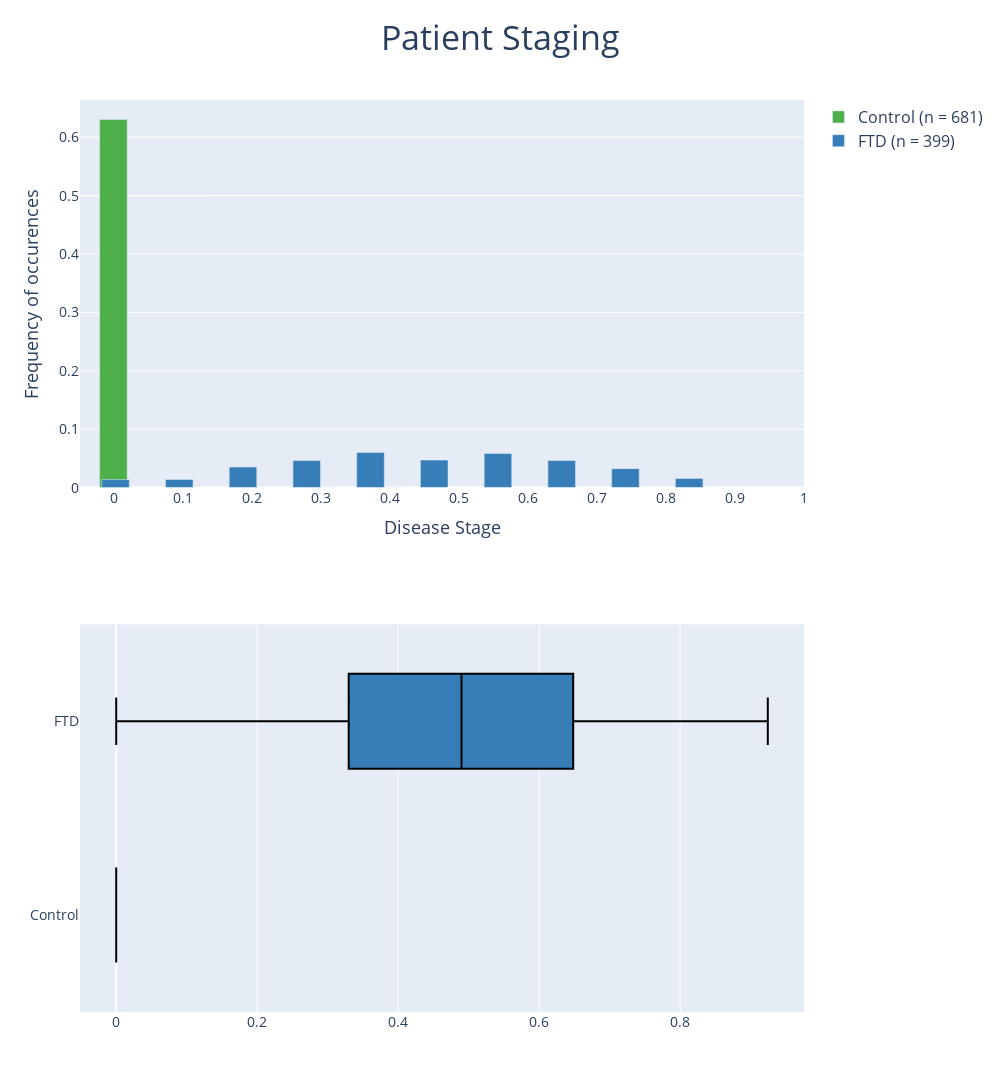

Write notebook code for a chart like this one.
### Code cell
fig = staging(S=S,
                      diagnosis=diagnosis, 
                      color_list = color_list,
#                       num_bins=10, 
                      bin_width=0.04)
fig

### Figure 1 — Plotly figure (JSON) as saved in the notebook; plotly's stock layout.template omitted (floating-point values rounded to 4 significant figures; data arrays with more than 128 entries replaced by an {"elided": "..."} marker saying what was removed)
{"data": [{"marker": {"color": "#4daf4a"}, "name": "Control (n = 681)", "type": "bar", "width": [0.04, 0.04, 0.04, 0.04, 0.04, 0.04, 0.04, 0.04, 0.04, 0.04], "x": [-0.5, -0.4, -0.3, -0.2, -0.1, 0, 0.1, 0.2, 0.3, 0.4, 0.5], "xaxis": "x", "y": [0, 0, 0, 0, 0, 0.6306, 0, 0, 0, 0], "yaxis": "y"}, {"marker": {"color": "#377eb8"}, "name": "FTD (n = 399)", "type": "bar", "width": [0.04, 0.04, 0.04, 0.04, 0.04, 0.04, 0.04, 0.04, 0.04, 0.04], "x": [9.645e-07, 0.09244, 0.1849, 0.2773, 0.3698, 0.4622, 0.5546, 0.6471, 0.7395, 0.832, 0.9244], "xaxis": "x", "y": [0.01389, 0.01389, 0.03519, 0.0463, 0.06019, 0.04722, 0.05833, 0.0463, 0.03241, 0.01574], "yaxis": "y"}, {"fillcolor": "#4daf4a", "line": {"color": "#000000"}, "name": "Control", "showlegend": false, "type": "box", "x": {"elided": "681 int values"}, "xaxis": "x2", "yaxis": "y2"}, {"fillcolor": "#377eb8", "line": {"color": "#000000"}, "name": "FTD", "showlegend": false, "type": "box", "x": {"elided": "399 float values"}, "xaxis": "x2", "yaxis": "y2"}], "layout": {"autosize": false, "barmode": "group", "height": 1200, "hovermode": "closest", "legend": {"font": {"size": 16}}, "title": {"font": {"size": 34}, "text": "Patient Staging", "x": 0.5}, "width": 1000, "xaxis": {"anchor": "y", "domain": [0, 1], "dtick": 0.1, "range": [-0.05, 1], "tick0": 0, "tickfont": {"size": 14}, "tickmode": "linear", "title": {"font": {"size": 18}, "text": "Disease Stage"}}, "xaxis2": {"anchor": "y2", "domain": [0, 1], "tickfont": {"size": 14}, "title": {"font": {"size": 18}}}, "yaxis": {"anchor": "x", "domain": [0.575, 1], "tickfont": {"size": 14}, "title": {"font": {"size": 18}, "text": "Frequency of occurences"}}, "yaxis2": {"anchor": "x2", "domain": [0, 0.425], "tickfont": {"size": 14}, "title": {"font": {"size": 18}}}}}
